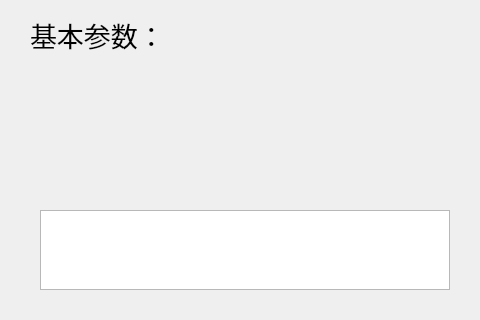
<?xml version="1.0" encoding="UTF-8"?>
<ui version="4.0">
 <class>basic</class>
 <widget class="QWidget" name="basic">
  <property name="geometry">
   <rect>
    <x>0</x>
    <y>0</y>
    <width>480</width>
    <height>320</height>
   </rect>
  </property>
  <property name="sizePolicy">
   <sizepolicy hsizetype="Fixed" vsizetype="Fixed">
    <horstretch>0</horstretch>
    <verstretch>0</verstretch>
   </sizepolicy>
  </property>
  <property name="windowTitle">
   <string>Form</string>
  </property>
  <property name="styleSheet">
   <string notr="true">border-image: url(:/1.jpg);</string>
  </property>
  <widget class="QLabel" name="label">
   <property name="geometry">
    <rect>
     <x>30</x>
     <y>20</y>
     <width>130</width>
     <height>30</height>
    </rect>
   </property>
   <property name="font">
    <font>
     <pointsize>20</pointsize>
    </font>
   </property>
   <property name="styleSheet">
    <string notr="true">border-image: url(:);</string>
   </property>
   <property name="text">
    <string>基本参数：</string>
   </property>
  </widget>
  <widget class="QTextBrowser" name="textBrowser">
   <property name="geometry">
    <rect>
     <x>40</x>
     <y>210</y>
     <width>410</width>
     <height>80</height>
    </rect>
   </property>
   <property name="styleSheet">
    <string notr="true">border-image: url(:);</string>
   </property>
  </widget>
 </widget>
 <resources/>
 <connections/>
</ui>
